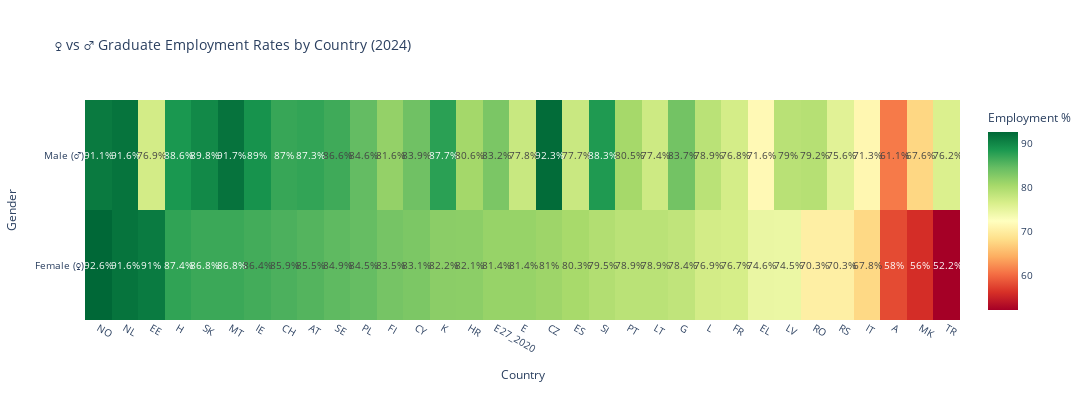

The cell this chart's notebook holds for it:
### Markdown cell above
### 2.2 Heatmap: Gender Gap by Country (2024)

### Code cell
# Create pivot table for 2024 by gender
pivot_2024 = (df
               .query("sex in ['F','M'] & geo != 'EA20'")
               .pivot_table(values='2024', index='geo', columns='sex', aggfunc='first')
               .sort_values('F', ascending=False)
              )

# Calculate gap
pivot_2024['Gap (M-F)'] = pivot_2024['M'] - pivot_2024['F']

print("🇪🇺 Top 10 Countries – 2024 Employment Rates:")
print(pivot_2024.head(10))

# Heatmap visualization
fig = go.Figure(data=go.Heatmap(
    z=pivot_2024[['F', 'M']].T.values,
    x=pivot_2024.index,
    y=['Female (♀)', 'Male (♂)'],
    colorscale='RdYlGn',
    text=np.round(pivot_2024[['F', 'M']].T.values, 1),
    texttemplate='%{text}%',
    textfont={"size": 10},
    colorbar=dict(title='Employment %')
))

fig.update_layout(
    title='♀ vs ♂ Graduate Employment Rates by Country (2024)',
    xaxis_title='Country',
    yaxis_title='Gender',
    height=400,
    width=1200,
    font=dict(size=10)
)

fig.show()

print("\n💡 Insights:")
print(f"   Highest female employment: {pivot_2024['F'].idxmax()} ({pivot_2024['F'].max():.1f}%)")
print(f"   Lowest female employment: {pivot_2024['F'].idxmin()} ({pivot_2024['F'].min():.1f}%)")
print(f"   Largest gender gap: {pivot_2024['Gap (M-F)'].idxmax()} ({pivot_2024['Gap (M-F)'].max():.1f} pp)")
print(f"   Reversed gap (♀>♂): {pivot_2024[pivot_2024['Gap (M-F)'] < 0].index.tolist()}")

### Figure 1 — Plotly figure (JSON) as saved in the notebook; plotly's stock layout.template omitted (floating-point values rounded to 4 significant figures)
{"data": [{"colorbar": {"title": {"text": "Employment %"}}, "colorscale": [[0, "rgb(165,0,38)"], [0.1, "rgb(215,48,39)"], [0.2, "rgb(244,109,67)"], [0.3, "rgb(253,174,97)"], [0.4, "rgb(254,224,139)"], [0.5, "rgb(255,255,191)"], [0.6, "rgb(217,239,139)"], [0.7, "rgb(166,217,106)"], [0.8, "rgb(102,189,99)"], [0.9, "rgb(26,152,80)"], [1, "rgb(0,104,55)"]], "text": [[92.6, 91.6, 91.0, 87.4, 86.8, 86.8, 86.4, 85.9, 85.5, 84.9, 84.5, 83.5, 83.1, 82.2, 82.1, 81.4, 81.4, 81.0, 80.3, 79.5, 78.9, 78.9, 78.4, 76.9, 76.7, 74.6, 74.5, 70.3, 70.3, 67.8, 58.0, 56.0, 52.2], [91.1, 91.6, 76.9, 88.6, 89.8, 91.7, 89.0, 87.0, 87.3, 86.6, 84.6, 81.6, 83.9, 87.7, 80.6, 83.2, 77.8, 92.3, 77.7, 88.3, 80.5, 77.4, 83.7, 78.9, 76.8, 71.6, 79.0, 79.2, 75.6, 71.3, 61.1, 67.6, 76.2]], "textfont": {"size": 10}, "texttemplate": "%{text}%", "type": "heatmap", "x": ["NO", "NL", "EE", "H", "SK", "MT", "IE", "CH", "AT", "SE", "PL", "FI", "CY", "K", "HR", "E27_2020", "E", "CZ", "ES", "SI", "PT", "LT", "G", "L", "FR", "EL", "LV", "RO", "RS", "IT", "A", "MK", "TR"], "y": ["Female (♀)", "Male (♂)"], "z": [[92.6, 91.6, 91.0, 87.4, 86.8, 86.8, 86.4, 85.9, 85.5, 84.9, 84.5, 83.5, 83.1, 82.2, 82.1, 81.4, 81.4, 81.0, 80.3, 79.5, 78.9, 78.9, 78.4, 76.9, 76.7, 74.6, 74.5, 70.3, 70.3, 67.8, 58.0, 56.0, 52.2], [91.1, 91.6, 76.9, 88.6, 89.8, 91.7, 89.0, 87.0, 87.3, 86.6, 84.6, 81.6, 83.9, 87.7, 80.6, 83.2, 77.8, 92.3, 77.7, 88.3, 80.5, 77.4, 83.7, 78.9, 76.8, 71.6, 79.0, 79.2, 75.6, 71.3, 61.1, 67.6, 76.2]]}], "layout": {"font": {"size": 10}, "height": 400, "title": {"text": "♀ vs ♂ Graduate Employment Rates by Country (2024)"}, "width": 1200, "xaxis": {"title": {"text": "Country"}}, "yaxis": {"title": {"text": "Gender"}}}}
